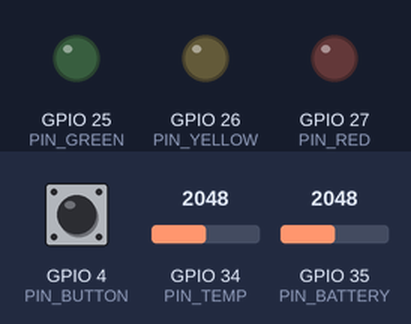
Bench run of a sketch on a simulated ESP32. On the bench: output pins drawn as LEDs (lit = HIGH). Dashed ring = blinking. The test bench sets the inputs (shaded band); at power-on: GPIO 4 (PIN_BUTTON) HIGH, GPIO 34 (PIN_TEMP) = 2048, GPIO 35 (PIN_BATTERY) = 2048 (analog values on the 0–4095 scale). What the sketch prints to the serial monitor is not drawn.

Above: at 1.2 s.
1.3 s: GPIO 4 (PIN_BUTTON) pulled LOW for 0.15 s
At 1.7 s:
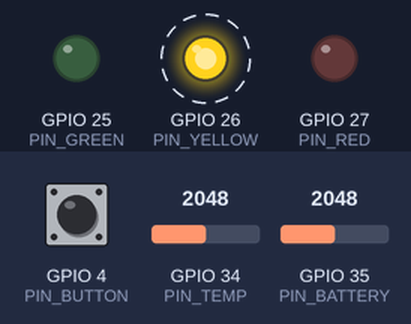
4.4 s: GPIO 34 (PIN_TEMP) set to 854
7.4 s: GPIO 34 (PIN_TEMP) set to 777
10.4 s: GPIO 4 (PIN_BUTTON) pulled LOW for 1 s
At 16.1 s:
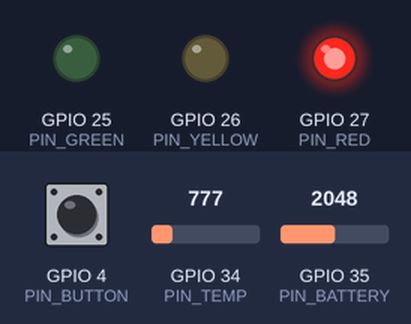
Timing chart, 0 to 16.9 s (numbered marks = the images above; inputs shaded):
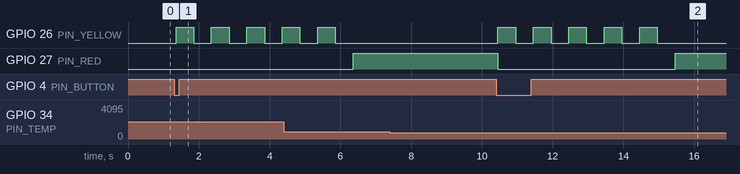

Measured:
- after the input at 1.3 s, GPIO 26 (PIN_YELLOW): alternates HIGH for 0.50 s and LOW for 0.50 s, starting after 0.06 s
- after the input at 7.4 s, every drawn part: stays the same
- after the input at 10.4 s, GPIO 26 (PIN_YELLOW): alternates HIGH for 0.50 s and LOW for 0.50 s, 10 changes in all, then stays LOW, starting after 0.06 s; GPIO 27 (PIN_RED): HIGH → LOW after 0.06 s, → HIGH 5.0 s later

The sketch:

banc_proves_sketch.ino
```cpp
/*
  REBOOT · Banc de proves IoT (sessió 8)
  ESP32 simulat a Wokwi:
    - sensor de temperatura NTC  -> GPIO 34
    - bateria simulada (potenciòmetre) -> GPIO 35
    - botó per iniciar la prova  -> GPIO 4
    - semàfor LED: verd 25, groc 26, vermell 27
  Cada prova fa 5 lectures (una per segon) i acaba amb una línia JSON
  al monitor sèrie. Aquesta línia és la que es copia a l'app.
  Per canviar l'equip que es prova, escriviu el seu ID al monitor sèrie
  (per exemple T-02) i premeu Retorn.
  Convenció: identificadors i claus JSON en anglès; textos per a l'usuari en català.
*/

const int PIN_TEMP = 34;
const int PIN_BATTERY = 35;
const int PIN_BUTTON = 4;
const int PIN_GREEN = 25;
const int PIN_YELLOW = 26;
const int PIN_RED = 27;

const char *BENCH_ID = "REBOOT-BP1";
const float BETA = 3950;            // coeficient beta del sensor NTC de Wokwi
const float TEMP_MAX_C = 60.0;      // per sobre: l'equip va a diagnosi
const int BATTERY_MIN_PCT = 80;     // per sota: l'equip va a diagnosi
const int SAMPLES = 5;
const unsigned long SAMPLE_MS = 1000;

String deviceId = "T-01";
int testNumber = 0;
String inputLine = "";

void setLights(bool green, bool yellow, bool red) {
  digitalWrite(PIN_GREEN, green ? HIGH : LOW);
  digitalWrite(PIN_YELLOW, yellow ? HIGH : LOW);
  digitalWrite(PIN_RED, red ? HIGH : LOW);
}

float readTemperatureC() {
  int raw = analogRead(PIN_TEMP);
  raw = constrain(raw, 1, 4094);  // evita divisions per zero als extrems
  float celsius = 1 / (log(1 / (4095.0 / raw - 1)) / BETA + 1.0 / 298.15) - 273.15;
  return round(celsius * 10) / 10.0;  // un decimal
}

int readBatteryPct() {
  int raw = analogRead(PIN_BATTERY);
  return map(raw, 0, 4095, 0, 100);
}

bool buttonPressed() {
  static int lastState = HIGH;
  int state = digitalRead(PIN_BUTTON);
  bool pressed = (lastState == HIGH && state == LOW);
  lastState = state;
  if (pressed) delay(50);  // antirebot senzill
  return pressed;
}

void readSerialInput() {
  while (Serial.available() > 0) {
    char c = Serial.read();
    if (c == '\n' || c == '\r') {
      inputLine.trim();
      inputLine.toUpperCase();
      if (inputLine.length() > 0 && inputLine.length() <= 12) {
        deviceId = inputLine;
        Serial.println("Equip seleccionat: " + deviceId + ". Premeu el botó per començar la prova.");
      } else if (inputLine.length() > 12) {
        Serial.println("ID massa llarg (màxim 12 caràcters).");
      }
      inputLine = "";
    } else {
      inputLine += c;
    }
  }
}

void runTest() {
  testNumber++;
  float temps[SAMPLES];
  long batterySum = 0;
  float maxTemp = -100;

  Serial.println();
  Serial.println("Prova " + String(testNumber) + " de l'equip " + deviceId + ": en curs...");

  for (int i = 0; i < SAMPLES; i++) {
    setLights(false, true, false);   // groc: en prova
    delay(SAMPLE_MS / 2);
    setLights(false, false, false);  // parpelleig
    delay(SAMPLE_MS / 2);

    temps[i] = readTemperatureC();
    int battery = readBatteryPct();
    batterySum += battery;
    if (temps[i] > maxTemp) maxTemp = temps[i];
    Serial.println("  Lectura " + String(i + 1) + "/" + String(SAMPLES) + ": " +
                   String(temps[i], 1) + " °C, bateria " + String(battery) + " %");
  }

  int batteryPct = round((float)batterySum / SAMPLES);
  bool tooHot = maxTemp > TEMP_MAX_C;
  bool lowBattery = batteryPct < BATTERY_MIN_PCT;
  bool ok = !tooHot && !lowBattery;
  setLights(ok, false, !ok);

  // Resum en una sola línia JSON
  String json = "{\"bench\":\"" + String(BENCH_ID) + "\"";
  json += ",\"test\":" + String(testNumber);
  json += ",\"deviceId\":\"" + deviceId + "\"";
  json += ",\"tempC\":[";
  for (int i = 0; i < SAMPLES; i++) {
    json += String(temps[i], 1);
    if (i < SAMPLES - 1) json += ",";
  }
  json += "],\"maxTempC\":" + String(maxTemp, 1);
  json += ",\"batteryPct\":" + String(batteryPct);
  json += ",\"result\":\"" + String(ok ? "Apte" : "Diagnosi") + "\"";
  json += ",\"reasons\":[";
  if (tooHot) json += "\"Temperatura alta\"";
  if (tooHot && lowBattery) json += ",";
  if (lowBattery) json += "\"Bateria baixa\"";
  json += "]}";

  Serial.println("Resultat: " + String(ok ? "APTE" : "DIAGNOSI") + ". Copieu la línia JSON següent:");
  Serial.println(json);
}

void setup() {
  Serial.begin(115200);
  pinMode(PIN_BUTTON, INPUT_PULLUP);
  pinMode(PIN_GREEN, OUTPUT);
  pinMode(PIN_YELLOW, OUTPUT);
  pinMode(PIN_RED, OUTPUT);
  analogReadResolution(12);
  setLights(false, false, false);

  Serial.println("REBOOT · Banc de proves " + String(BENCH_ID) + " a punt.");
  Serial.println("Llindars: temperatura màxima " + String(TEMP_MAX_C, 0) + " °C, bateria mínima " +
                 String(BATTERY_MIN_PCT) + " %.");
  Serial.println("Equip seleccionat: " + deviceId + ". Escriviu un altre ID per canviar-lo o premeu el botó.");
}

void loop() {
  readSerialInput();
  if (buttonPressed()) {
    runTest();
  }
  delay(10);
}
```
